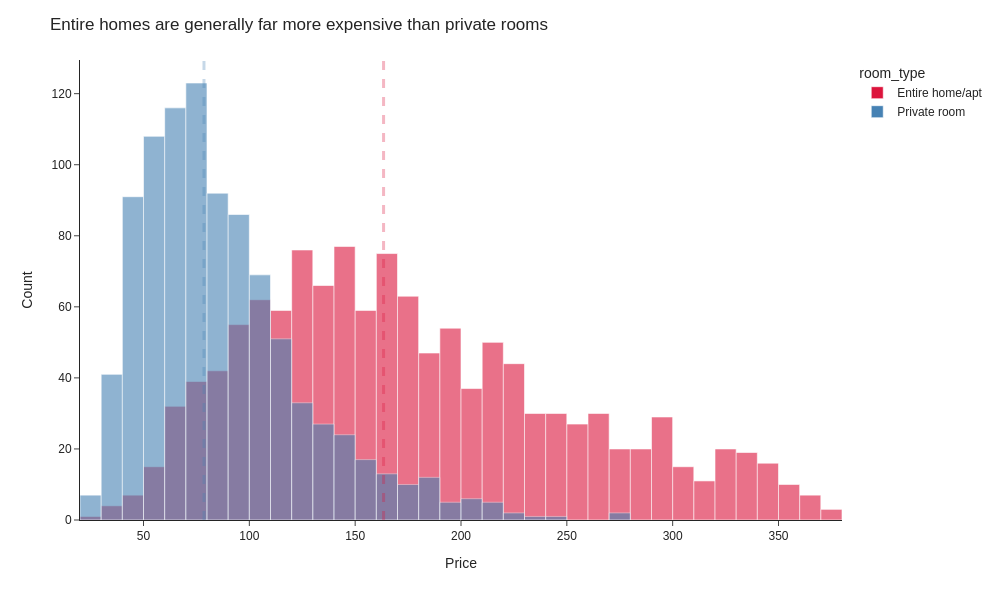

The cell this chart's notebook holds for it:
### Markdown cell above
## Task 1 — Histogram: price by room type (overlapping distributions)

**What to build:** A histogram showing price distributions for **Entire home/apt vs Private room** (exclude Shared room — too few observations) overlaid on the same chart.

**Requirements:**
- Both room types on the same chart (use `color='room_type'`)
- `barmode='overlay'` with `opacity=0.6` so both distributions are visible
- A vertical line for the median of EACH room type, differently coloured
- Insight title comparing the two distributions

> 💡 `df_cap[df_cap['room_type'].isin(['Entire home/apt','Private room'])]`

### Code cell
# Task 1
# YOUR CODE HERE
# Task 1 — Histogram: Price Distribution by Room Type

# Filter required room types
hist_df = df_cap[
    df_cap['room_type'].isin(['Entire home/apt', 'Private room'])
]

# Median prices
entire_median = hist_df[
    hist_df['room_type'] == 'Entire home/apt'
]['price'].median()

private_median = hist_df[
    hist_df['room_type'] == 'Private room'
]['price'].median()

# Create histogram
fig = px.histogram(
    hist_df,
    x='price',
    color='room_type',
    barmode='overlay',
    opacity=0.6,
    nbins=50,
    template='simple_white',
    color_discrete_map={
        'Entire home/apt': 'crimson',
        'Private room': 'steelblue'
    }
)

# Median lines
fig.add_vline(
    x=entire_median,
    line_color='crimson',
    line_width=3,
    line_dash='dash'
)

fig.add_vline(
    x=private_median,
    line_color='steelblue',
    line_width=3,
    line_dash='dash'
)

# Layout styling
fig.update_layout(
    title='Entire homes are generally far more expensive than private rooms',
    font=dict(family='Arial', size=12),
    width=1000,
    height=600
)

# Clean styling
fig.update_xaxes(
    title='Price',
    showgrid=False
)

fig.update_yaxes(
    title='Count',
    gridcolor='#EEEEEE'
)

fig.show()

### Figure 1 — Plotly figure (JSON) as saved in the notebook; plotly's stock layout.template omitted (floating-point values rounded to 4 significant figures; data arrays with more than 128 entries replaced by an {"elided": "..."} marker saying what was removed)
{"data": [{"bingroup": "x", "hovertemplate": "room_type=Entire home/apt<br>price=%{x}<br>count=%{y}<extra></extra>", "legendgroup": "Entire home/apt", "marker": {"color": "crimson", "opacity": 0.6, "pattern": {"shape": ""}}, "name": "Entire home/apt", "nbinsx": 50, "orientation": "v", "showlegend": true, "type": "histogram", "x": {"elided": "1251 float values"}, "xaxis": "x", "yaxis": "y"}, {"bingroup": "x", "hovertemplate": "room_type=Private room<br>price=%{x}<br>count=%{y}<extra></extra>", "legendgroup": "Private room", "marker": {"color": "steelblue", "opacity": 0.6, "pattern": {"shape": ""}}, "name": "Private room", "nbinsx": 50, "orientation": "v", "showlegend": true, "type": "histogram", "x": {"elided": "942 float values"}, "xaxis": "x", "yaxis": "y"}], "layout": {"barmode": "overlay", "font": {"family": "Arial", "size": 12}, "height": 600, "legend": {"title": {"text": "room_type"}, "tracegroupgap": 0}, "margin": {"t": 60}, "shapes": [{"line": {"color": "crimson", "dash": "dash", "width": 3}, "type": "line", "x0": 163.4, "x1": 163.4, "xref": "x", "y0": 0, "y1": 1, "yref": "y domain"}, {"line": {"color": "steelblue", "dash": "dash", "width": 3}, "type": "line", "x0": 78.57, "x1": 78.57, "xref": "x", "y0": 0, "y1": 1, "yref": "y domain"}], "title": {"text": "Entire homes are generally far more expensive than private rooms"}, "width": 1000, "xaxis": {"anchor": "y", "domain": [0, 1], "showgrid": false, "title": {"text": "Price"}}, "yaxis": {"anchor": "x", "domain": [0, 1], "gridcolor": "#EEEEEE", "title": {"text": "Count"}}}}
